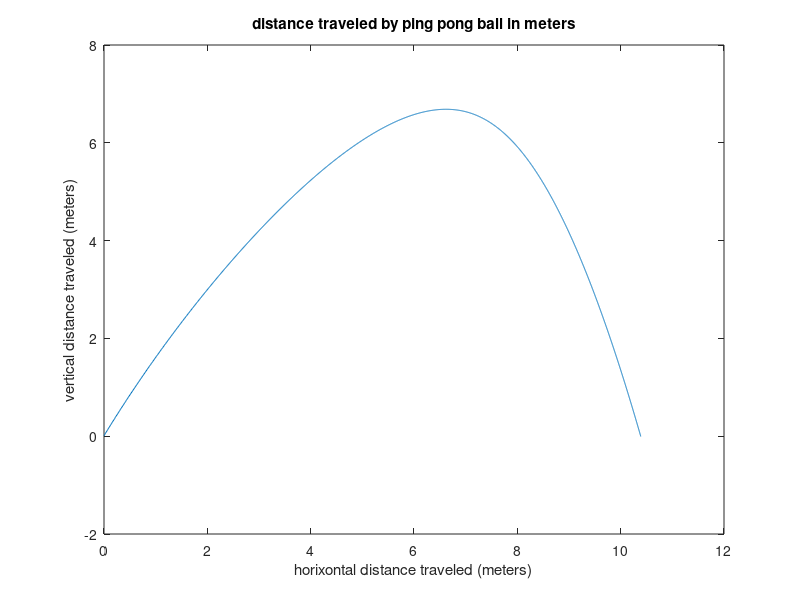

The MATLAB source for this figure:
% Create a program to plot the motion of the ping pong ball with drag. 
% The program will take inputs for velocity in m/s and angle of launch.
% note that with a high speed camera I estmated a launch speed for a ping
% pong ball could be 30 m/s.  

vel=30;  %m/s
angle=60;
% convert the degrees into radians so MATLAB likes it
angle=angle*pi/180;

% set initial values (time, distance, mass, gravity, drag) 
x(1)=0; % meters
y(1)=.01;  % meters
time(1)=0; % seconds
mass=.00247; %kg  ping pong ball .00247 Kg
g=-9.8; % m/sec^2
c=-0.0005; % coefficient of drag with density and area in this constant
index=1; % so I can load an array for plotting

% start to increment the motion and define it component forces
velx=vel*cos(angle);
VelocityX(1)=velx;
vely=vel*sin(angle);
VelocityY(1)=vely;

% set a time step and variable for height
deltaTime=.001; % seconds
height=y(1);

while height>=0 % check that the ball has not hit ground yet 
    index=index+1; % setup and index
   
    % *******************************************************
    % break velocity into its components
    % *******************************************************
    velx = vel*cos(angle);
    vely = vel*sin(angle);
    
    % *******************************************************
    % use an if/else statement to check to see if the ball is moving 
    % down (negative). If it is, then drag has an opposite sign
    % as gravity in the acceleration formula.  Otherwise gravity
    % and drag have the same sign. Calculate the new acceleration in the y.
    % *******************************************************
    if (vely < 0)
       acc_y = g + ((-c*(vely*vely))/mass);
    else
       acc_y = g + ((c*(vely*vely))/mass);
    end
    % *******************************************************
    % Now calculate the acceleration in the x .
    % *******************************************************
    acc_x = (c * (velx*velx))/mass;
    % *****************************************************
    % calculate the new velocity at the end of the time step
    % this will have X and Y components, so you need a variable
    % for each.  One is velFinalX and the other is velFinalY.
    % *******************************************************
    velFinalX = velx + acc_x*deltaTime;
    velFinalY = vely + acc_y*deltaTime;
    
    % ******************************************************
    % Get a new velocity vector and angle given the X and Y
    % The velocity is the variable "vel" and angle is "angle"
    %*******************************************************
    vel = sqrt(velFinalX*velFinalX + velFinalY*velFinalY);
    angle = atan(velFinalY/velFinalX);
    
    % now save my values at this time step
    time(index)=time(index-1)+deltaTime;
    VelocityX(index)=velFinalX;
    VelocityY(index)=velFinalY;
    
    % and distance numbers
    distX=velx*deltaTime;
    distY=vely*deltaTime;
    
    % save distance values 
    x(index)=x(index-1)+distX;
    y(index)=y(index-1)+distY;
    height=y(index);
end

plot(x,y)
title('distance traveled by ping pong ball in meters')
xlabel('horixontal distance traveled (meters)')
ylabel('vertical distance traveled (meters)')